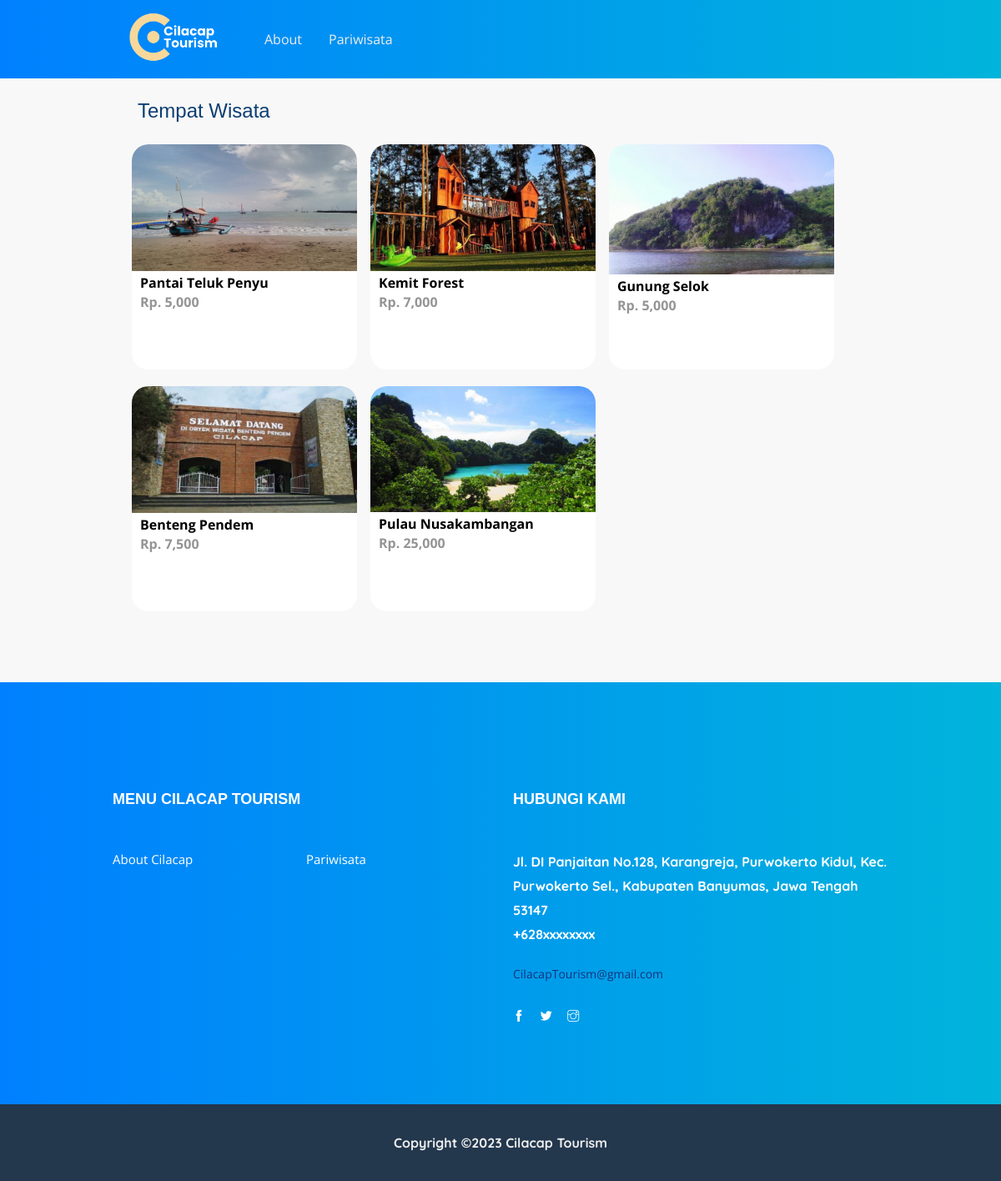
Screenshot of /Utama/produk.php with the database file from the repository.
### tables this page shows
CREATE TABLE `tb_product` (
  `product_id` int(11) NOT NULL,
  `category_id` int(11) NOT NULL,
  `product_name` varchar(100) NOT NULL,
  `product_price` int(11) NOT NULL,
  `product_description` text NOT NULL,
  `product_image` varchar(100) NOT NULL,
  `product_status` tinyint(1) NOT NULL,
  `date_created` timestamp NOT NULL DEFAULT current_timestamp()
);

### Utama/produk.php (the view, shortened to what this page needs)
<?php
	include '../Admin/function.php';
?>
<!doctype html>
<html lang="en">
<head>
    <link rel="stylesheet" href="css/bootstrap.min.css">
    <link rel="stylesheet" href="css/animate.css">
    <link rel="stylesheet" href="css/owl.carousel.min.css">
    <link rel="stylesheet" href="css/themify-icons.css">
    <link rel="stylesheet" href="css/flaticon.css">
    <link rel="stylesheet" href="fontawesome/css/all.min.css">
    <link rel="stylesheet" href="css/magnific-popup.css">
    <link rel="stylesheet" href="css/gijgo.min.css">
    <link rel="stylesheet" href="css/nice-select.css">
    <link rel="stylesheet" href="css/slick.css">
    <link rel="stylesheet" href="css/style.css">
	<link rel="stylesheet" href="css/style2.css">
</head>
<body>
    <header class="main_menu">
        <div class="main_menu_iner">
            <div class="container">
                <div class="row align-items-center ">
                    <div class="col-lg-12">
                        <nav class="navbar navbar-expand-lg navbar-light justify-content-between">
                            <a class="navbar-brand" href="pariwisata.php"> <img src="img/CilacapTourism_Logo.png" width="150" alt="logo"> </a>
                            <div class="collapse navbar-collapse main-menu-item justify-content-left" id="navbarSupportedContent">
                                <ul class="navbar-nav">
                                    <li class="nav-item">
                                        <a class="nav-link" href="about.php">About</a>
                                    </li>
                                    <li class="nav-item">
                                        <a class="nav-link" href="pariwisata.php">Pariwisata</a>
                                    </li>
                                </ul>
                                </div>
                        </nav>
                    </div>
                </div>
            </div>
        </div>
    </header>
	<div class="section">
		<div class="container">
			<h3 style="font-family: Arial, Helvetica, sans-serif; margin-left: 30px">Tempat Wisata</h3>
			<div class="box" style="border-radius: 20px; border: none; background-color: transparent">
				<?php
					$produk = mysqli_query($conn, "SELECT * FROM tb_product WHERE product_status = 1 $where ORDER BY product_id DESC");
					if(mysqli_num_rows($produk) > 0){
						while($p = mysqli_fetch_array($produk)){
				?>
					<a href="../Utama/detail-produk.php?id=<?php echo $p['product_id'] ?>">
						<div class="col-4 ml-2 mr-2" style="border: none; border-radius: 20px; background-color: #ffffff">
							<img src="../Admin/produk/<?php echo $p['product_image'] ?>" width="200px">
							<p class="nama"><?php echo substr($p['product_name'], 0, 30) ?></p>
							<p class="harga">Rp. <?php echo number_format($p['product_price']) ?></p>
						</div>
					</a>
				<?php }}else{ ?>
					<p>Produk tidak ada</p>
				<?php } ?>
			</div>
		</div>
	</div>
	 <footer class="footer-area">
        <div class="container">
            <div class="row">
                <div class="col-md-6">
                    <div class="single-footer-widget">
                        <h4 style="font-family: Arial, Helvetica, sans-serif">Menu Cilacap Tourism</h4>
                        <ul>
                            <li><a href="about.php">About Cilacap</a></li>
                            <li><a href="pariwisata.php">Pariwisata</a></li>
                        </ul>
                    </div>
                </div>
                <div class="col-md-6">
                    <div class="single-footer-widget footer_icon">
                        <h4 style="font-family: Arial, Helvetica, sans-serif">Hubungi Kami</h4>
                        <p >Jl. DI Panjaitan No.128, Karangreja, Purwokerto Kidul, Kec. Purwokerto Sel., Kabupaten Banyumas, Jawa Tengah 53147<br>+628xxxxxxxx</p>
                        <span>CilacapTourism@gmail.com</span>
                        <div class="social-icons">
                            <a href="https://www.facebook.com/"><i class="ti-facebook"></i></a>
                            <a href="https://twitter.com/"><i class="ti-twitter-alt"></i></a>
                            <a href="https://www.instagram.com/"><i class="ti-instagram"></i></a>
                        </div>
                    </div>
                </div>
            </div>
        </div>
        <div class="container-fluid">
            <div class="row justify-content-center">
                <div class="col-lg-12">
                    <div class="copyright_part_text text-center">
                        <p class="footer-text m-0">
                            Copyright &copy; Cilacap Tourism
                        </p>
                    </div>
                </div>
            </div>
        </div>
    </footer>
</body>
</html>

### Utama/css/style2.css (style rules this page uses)
* { padding: 0; margin: 0; }
body { background-color: #f8f8f8; }
a { color: inherit; text-decoration: none; }
p { color: inherit; font-family: 'Quicksand', sans-serif; font-weight: bold; }
h3 { font-family: 'Quicksand', sans-serif; }
h4 { font-family: 'Quicksand', sans-serif; font-weight: bold; }
header { background-color: #333333; color: #fff; font-family: 'Quicksand', sans-serif; }
header ul { float: right; font-family: 'Quicksand', sans-serif; }
header ul li { display: inline-block; }
header ul li a { padding: 20px 0 20px 15px; display: inline-block; }
footer { padding: 25px 0; }
.container { width: 80%; margin: 0 auto; }
.container:after { content: ''; display: block; clear: both; }
.section { padding: 25px 0; }
.box { background-color: #fff; border: 1px solid #ccc; padding: 15px; box-sizing: border-box; margin: 10px 0 25px 0; }
.box:after { content: ''; display: block; clear: both; }
.col-4 { width: 30%; height: 270px; border: 1px solid #ccc; float: left; padding: 0px; box-sizing: border-box; margin-bottom: 20px; }
.col-4 img { width: 100%; border-top-left-radius: 20px; border-top-right-radius: 20px; }
.col-4 .nama { font-family: 'Open Sans', sans-serif; font-weight: bold; color: #000000; margin-bottom: 0px; margin-left: 10px; }
.col-4 .harga { font-family: 'Open Sans', sans-serif; color: #949494; margin-left: 10px; margin-top: -5px; }

### rows the page displays
tb_product: product_image (picture), product_name "Pantai Teluk Penyu", product_price "5,000"
tb_product: product_image (picture), product_name "Kemit Forest", product_price "7,000"
tb_product: product_image (picture), product_name "Gunung Selok", product_price "5,000"
tb_product: product_image (picture), product_name "Benteng Pendem", product_price "7,500"
tb_product: product_image (picture), product_name "Pulau Nusakambangan", product_price "25,000"
